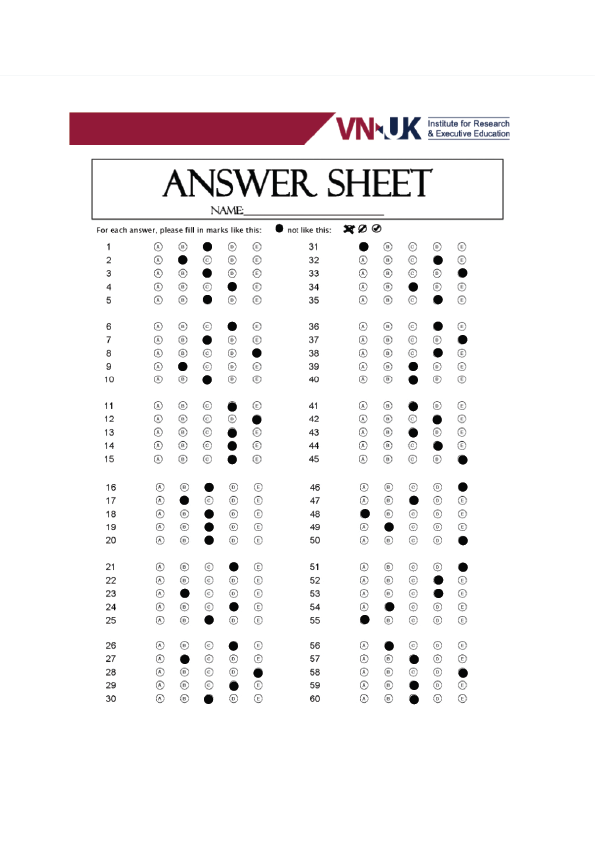
#> input picture DATA/20012311_Test10_3A.png, 596 x 842 px, found by its file name; its folder holds only this picture in this run
$ jupyter execute CODE.ipynb
#> lines starting #> are read from the running program, lines starting #| are printed output that depends on the picture; after the words box and inside, x2 and y2 are one past the last pixel; in counts of white or black regions, pixels touching at a corner belong together
[cell 1]
import cv2
import pandas as pd
import matplotlib.pyplot as plt
import glob
import imutils
import numpy as np
import os.path
os.chdir("D:\LEARN\Python\Problemset_2")

[cell 2]
chars = ['A', 'B', 'C', 'D', 'E']
answer_per_question = 5
questions_per_part = 5
total_parts = 12
ques_each_side = 30
total_question = 60


green = (0, 255, 0) # green color
red = (0, 0, 255) # red color
white = (255, 255, 255) # white color

width = 596
height = 842

[cell 3]
img_list = list()
student_data_list = list()


images = [os.path.basename(x) for x in glob.glob("-VNUK-Challenge_2_HAO_UY/DATA/*.png")]
for name in images:
  img = cv2.imread('-VNUK-Challenge_2_HAO_UY/DATA/'+ name)
#> img is the input picture: shape (842, 596, 3); mean B, G, R 244.8, 244.1, 246.2
  img = cv2.resize(img, (width, height))
  # img = img[70:,:]
  img_list.append(img)

  name = name.replace('.png', '').split('_')
  student = [name[0], name[1], name[2]]
  student_data_list.append(name)

[cell 4]
def show_images(titles, images, wait=True):
    for (title, image) in zip(titles, images):
        cv2.imshow(title, image)
    if wait:
        cv2.waitKey(0)
        cv2.destroyAllWindows()

[cell 5]
def threshold_img(img):
  gray = cv2.cvtColor(img, cv2.COLOR_BGR2GRAY)
  _, thresh = cv2.threshold(gray, 250, 255, cv2.THRESH_BINARY_INV)
  return thresh

[cell 6]
def crop_per_part(img,part):
  split = [0,161,241,321,401,478,558]
  if 0 < part < 7:
    img_crop = img[(split[part]):(split[part]+70),150:275]
    return img_crop
  elif 6 < part < 13:
    img_crop = img[(split[part-6]):(split[part-6]+70),350:475]
    return img_crop
  else:
    return img

[cell 7]
def split_image(image):
    rows = np.vsplit(image,questions_per_part)
    boxes = []
    for row in rows:
        cols = np.hsplit(row, answer_per_question)
        for box in cols:
            boxes.append(box)
    return boxes

[cell 8]
def check_answer(boxes):
  myPixelVal = np.zeros((questions_per_part, answer_per_question))
  countC = 0
  countR = 0
  for image in boxes:
    totalPixels = cv2.countNonZero(image)
    myPixelVal[countR][countC] = totalPixels
    countC += 1
    if (countC == answer_per_question):
      countR +=1
      countC = 0
  return myPixelVal

[cell 9]
def find_index(myPixelVal):
  index = list()

  for x in range (0,questions_per_part):
    arr = myPixelVal[x]
    index_value = np.where(arr == np.amax(arr))
    index.append(index_value[0][0])
  return index

[cell 10]
def grading(index,answer):
  grading = []
  for x in range (0,questions_per_part):
    if answer[x] == index[x]:
      grading.append(1)
    else:
      grading.append(0)
  return grading

[cell 11]
def score_show(grading):
  score = (sum(grading)/total_question)*10
  score = "%.2f" % score
  return score

[cell 12]
def get_answer(i):
  answer = cv2.imread('-VNUK-Challenge_2_HAO_UY/ANSWER/3A.png')
  answer_key = []
  x = 1
  while x < 13:
    image = crop_per_part(answer,x)
    thres = threshold_img(image)
    boxes = split_image (thres)
    pixel_value = check_answer(boxes)
    index = find_index(pixel_value)
    answer_key.append(index)
    x += 1
  return answer_key[i]

[cell 13]
def test_graded(img_index):
  int(img_index)
  graded = []
  # char =[]
  x = 1
  while x < 13:
    #Total_part
    answer_index = []
    image = crop_per_part(img_list[img_index],x)
    thres = threshold_img(image)
    boxes = split_image (thres)
    pixel_value = check_answer(boxes)
    index = find_index(pixel_value)
    # print(index)
    answer_index.append(index)
    # char.append(process_chars(answer_index[0]))
    answer_key = get_answer(x-1)
    # print(answer_key)
    # print(answer_index[0])
    grade = grading(answer_index[0],answer_key)
    # print(grade)
    graded.append(grade)
    x +=1
  # process_chars(answer_index)
  graded = np.concatenate(graded)
  # print(graded)
  score = score_show(graded)
  return score

[cell 14]
def process_chars(index):
  char = []
  for x in range (0,questions_per_part):
    for y in range (0,questions_per_part):
      if index[x] == y:
        index[x] = chars[y]
  return index

[cell 15]
# Ex2: Create CSV file:
df_info = pd.DataFrame(student_data_list, columns=['Student ID','Name','Test Code'])
df_info.to_csv('student_INFO.csv')

[cell 16]
#Ex3: Generating the first 5 answers of one student:
def first_five():
  char = []
  answer_index = []
  thres = threshold_img(crop_per_part(img_list[0],1))
#> in crop_per_part, `img_crop = img[(split[part]):(split[part]+70),150:275]`:
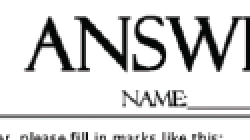
#> img_crop: shape (70, 125, 3) (shown 2 times larger); mean B, G, R 216.6, 216.5, 216.5
#> in threshold_img, `_, thresh = cv2.threshold(gray, 250, 255, cv2.THRESH_BINARY_INV)`:
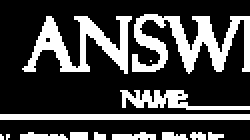
#> thresh: shape (70, 125) (shown 2 times larger); 27.7% white; 14 white regions (3 under 20 px), largest, box (x1, y1, x2, y2) and area: (66, 7, 125, 37) 822, (11, 8, 66, 37) 649, (0, 57, 125, 60) 375
  boxes = split_image (thres)
#> in split_image, `rows = np.vsplit(image,questions_per_part)`: rows = 5 items
#> the loop in split_image, `for row in rows:` made 5 passes
#> after the loop in split_image, `for row in rows:`: boxes = 25 items
  pixel_value = check_answer(boxes)
  index = find_index(pixel_value)
  answer_index.append(index)
  char.append(process_chars(answer_index[0]))
  # [5 lines of commented-out code are left out]
  print('The first 5 answers of the first student:')
  print(str(char))
first_five()
#> the loop in check_answer, `for image in boxes:` made 25 passes
#> totalPixels on passes 1 to 12: 16, 61, 65, 84, 81, 75, 167, 179, 177, 191, 37, 89
#> after the loop in check_answer, `for image in boxes:`: countC = 0; countR = 5; myPixelVal = [[16, 61, 65, 84, 81], [75, 167, 179, 177, 191], [37, 89, 94, 83, 73], [0, 0, 90, 144, 50], [132, 145, 141, 141, 108]]
#> in first_five, `pixel_value = check_answer(boxes)`: pixel_value has the same summary as myPixelVal in check_answer
#> the loop in find_index, `for x in range (0,questions_per_part):` made 5 passes
#> (arr, index_value) on passes 1 to 5: ([16, 61, 65, 84, 81], ([3],)), ([75, 167, 179, 177, 191], ([4],)), ([37, 89, 94, 83, 73], ([2],)), ([0, 0, 90, 144, 50], ([3],)), ([132, 145, 141, 141, 108], ([1],))
#> after the loop in find_index, `for x in range (0,questions_per_part):`: index = [3, 4, 2, 3, 1]
#> after the loop in process_chars, `for x in range (0,questions_per_part):`: index = ['D', 'E', 'C', 'D', 'B']
#| [['D', 'E', 'C', 'D', 'B']]

[cell 17]
# Ex4: Generating all answers of one student:
def all_answer():
  char =[]
  x = 1
  while x < 13:
    answer_index = []
    thres = threshold_img(crop_per_part(img_list[0],x))
    boxes = split_image (thres)
    pixel_value = check_answer(boxes)
    index = find_index(pixel_value)
    answer_index.append(index)
    char.append(process_chars(answer_index[0]))
    x +=1
  char = np.concatenate(char)
  print('All answers of the first student:')
  print(str(char))
all_answer()
#> the loop in all_answer, `while x < 13:` made 12 passes
#> index on passes 1 to 12: [3, 4, 2, 3, 1], [2, 1, 2, 3, 2], [3, 2, 4, 1, 2], [3, 4, 3, 3, 3], [2, 1, 2, 2, 2], [3, 1, 1, 3, 2], [1, 0, 1, 0, 0], [0, 3, 4, 2, 3], [3, 4, 3, 2, 2], [2, 3, 2, 3, 4], [4, 2, 0, 1, 4], [4, 3, 3, 1, 0]
#> after the loop in all_answer, `while x < 13:`:
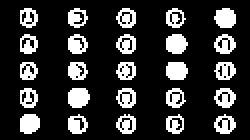
#> thres: shape (70, 125) (shown 2 times larger); 19.5% white; 25 white regions, largest, box (x1, y1, x2, y2) and area: (34, 44, 45, 54) 92, (107, 4, 118, 14) 88, (83, 17, 94, 27) 88
#> after the loop in all_answer, `while x < 13:`: char = 12 items, first 6: ['D', 'E', 'C', 'D', 'B'], ['C', 'B', 'C', 'D', 'C'], ['D', 'C', 'E', 'B', 'C'], ['D', 'E', 'D', 'D', 'D'], ['C', 'B', 'C', 'C', 'C'], ['D', 'B', 'B', 'D', 'C']; x = 13
#| ['D' 'E' 'C' 'D' 'B' 'C' 'B' 'C' 'D' 'C' 'D' 'C' 'E' 'B' 'C' 'D' 'E' 'D'
#|  'D' 'D' 'C' 'B' 'C' 'C' 'C' 'D' 'B' 'B' 'D' 'C' 'B' 'A' 'B' 'A' 'A' 'A'
#|  'D' 'E' 'C' 'D' 'D' 'E' 'D' 'C' 'C' 'C' 'D' 'C' 'D' 'E' 'E' 'C' 'A' 'B'
#|  'E' 'E' 'D' 'D' 'B' 'A']

[cell 18]
#Ex5: Generating grading.csv
def correct_questions():
  all_score = list()
  for i in range (0,len(img_list)):
    all_score.append(test_graded(i))
#> in test_graded, `boxes = split_image (thres)`: boxes = 25 items
#> in test_graded, `pixel_value = check_answer(boxes)`: pixel_value has the same summary as myPixelVal in check_answer
#> in test_graded, `index = find_index(pixel_value)`: index = [3, 4, 2, 3, 1]
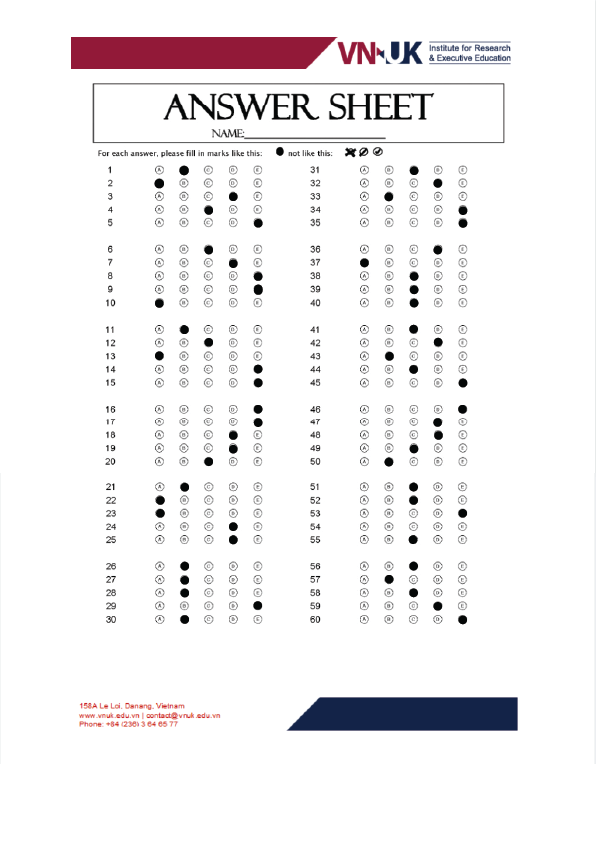
#> input picture ANSWER/3A.png, 596 x 842 px, found by its file name
#> in get_answer, answer is the input picture: shape (842, 596, 3); mean B, G, R 242.1, 241, 243
#> the loop in get_answer, `while x < 13:` made 12 passes
#> index on passes 1 to 12: [1, 0, 3, 2, 4], [2, 3, 4, 4, 0], [1, 2, 0, 4, 4], [4, 4, 3, 3, 2], [1, 0, 0, 3, 3], [1, 1, 1, 4, 1], [2, 3, 1, 4, 4], [3, 0, 2, 2, 2], [2, 3, 1, 2, 4], [4, 3, 3, 2, 1], [2, 2, 4, 1, 2], [2, 1, 2, 3, 4]
#> pass 1, in threshold_img (call 15), `_, thresh = cv2.threshold(gray, 250, 255, cv2.THRESH_BINARY_INV)`:
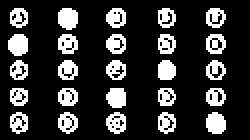
#> thresh: shape (70, 125) (shown 2 times larger); 20% white; 25 white regions, largest, box (x1, y1, x2, y2) and area: (29, 4, 39, 15) 91, (4, 17, 14, 28) 91, (103, 56, 113, 67) 89
#> after the loop in get_answer, `while x < 13:`:
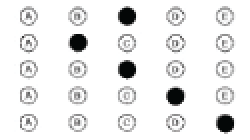
#> image: shape (70, 125, 3) (shown 2 times larger); mean B, G, R 236.7, 236.7, 236.6
#> after the loop in get_answer, `while x < 13:`:
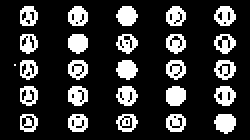
#> thres: shape (70, 125) (shown 2 times larger); 19.7% white; 26 white regions (1 under 20 px), largest, box (x1, y1, x2, y2) and area: (107, 57, 118, 67) 84, (83, 43, 93, 53) 83, (58, 3, 69, 13) 82
#> after the loop in get_answer, `while x < 13:`: answer_key = [[1, 0, 3, 2, 4], [2, 3, 4, 4, 0], [1, 2, 0, 4, 4], [4, 4, 3, 3, 2], [1, 0, 0, 3, 3], [1, 1, 1, 4, 1], [2, 3, 1, 4, 4], [3, 0, 2, 2, 2], [2, 3, 1, 2, 4], [4, 3, 3, 2, 1], [2, 2, 4, 1, 2], [2, 1, 2, 3, 4]]; x = 13
#> in test_graded, `answer_key = get_answer(x-1)`: answer_key = [1, 0, 3, 2, 4]
#> after the loop in grading, `for x in range (0,questions_per_part):`: grading = [0, 0, 0, 0, 0]
#> the loop in get_answer (call 13), `while x < 13:` made 12 passes
#> pass 3, in crop_per_part (call 173), `img_crop = img[(split[part]):(split[part]+70),150:275]`:
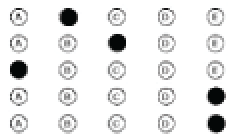
#> img_crop: shape (70, 125, 3) (shown 2 times larger); mean B, G, R 236.6, 236.5, 236.4
  return all_score

def grading_csv():
  correct = correct_questions()
  df_Score = pd.DataFrame({'Score':correct})
  df_ID = pd.DataFrame({'Student ID':df_info['Student ID']})
  frame = [df_ID,df_Score]
  grading = pd.concat(frame,axis=1)
  grading.to_csv('grading.csv')
grading_csv()

[cell 19]
#Ex7: Generating the final result (pass/fail) of the class
conv_correct_questions = [float(x) for x in correct_questions()]

def final_result():
  all_result = list()
  for i in range (0,len(img_list)):
    if conv_correct_questions[i]>6:
      all_result.append('Pass')
    else:
      all_result.append('Fail')
  return all_result

def result_csv():
  correct = correct_questions()
  result = final_result()
#> the loop in final_result, `for i in range (0,len(img_list)):` made 1 pass
  df_Result = pd.DataFrame(result, columns=['Result'])
  df_Score = pd.DataFrame({'Score':correct})
  frame = [df_info, df_Score, df_Result]
  df_final = pd.concat(frame,axis=1)
  df_final.to_csv('Final Result.csv')
result_csv()

[cell 20]
# Ex6:
def all_answer(img_index):
  x = 1
  answer_index = []
  int(img_index)
  while x < 13:
    image = crop_per_part(img_list[img_index],x)
    thres = threshold_img(image)
    boxes = split_image (thres)
    pixel_value = check_answer(boxes)
    index = find_index(pixel_value)
    answer_index.append(index)
    x +=1
  answer_index = np.concatenate(answer_index)
  return answer_index
# print(all_answer(2)[1])

def get_answer_all():
  answer = cv2.imread('-VNUK-Challenge_2_HAO_UY/ANSWER/3A.png')
  answer_key = []
  x = 1
  while x < 13:
    image = crop_per_part(answer,x)
    thres = threshold_img(image)
    boxes = split_image (thres)
    pixel_value = check_answer(boxes)
    index = find_index(pixel_value)
    answer_key.append(index)
    x += 1
  answer_key = np.concatenate(answer_key)
  return answer_key

answer_key = get_answer_all()
#> the loop in get_answer_all, `while x < 13:` made 12 passes
#> after the loop in get_answer_all, `while x < 13:`: answer_key = [[1, 0, 3, 2, 4], [2, 3, 4, 4, 0], [1, 2, 0, 4, 4], [4, 4, 3, 3, 2], [1, 0, 0, 3, 3], [1, 1, 1, 4, 1], [2, 3, 1, 4, 4], [3, 0, 2, 2, 2], [2, 3, 1, 2, 4], [4, 3, 3, 2, 1], [2, 2, 4, 1, 2], [2, 1, 2, 3, 4]]; x = 13
#> in get_answer_all, `answer_key = np.concatenate(answer_key)`: answer_key = 60 values, max 4 at index 4, min 0 at index 1, mean 2.27

def check_wrong(img_index):
  diff = list()
  for i in range (0,total_question):
    answer_index = all_answer(img_index)
    if answer_key[i] != answer_index[i]:
      diff.append(i)
  return diff

def print_diff():
  total_wrong = list()
  for i in range(0,len(img_list)):
    total_wrong.append(check_wrong(i))
  total_wrong = np.concatenate(total_wrong)
  (counts,unique) = np.unique(total_wrong, return_counts=True)
  diff = np.vstack((counts,unique)).T
  df_diff = pd.DataFrame(diff,columns=['Question','Student Wrong'])
  df_diff = pd.DataFrame.sort_values(df_diff,by='Student Wrong',ascending = False)
  print(df_diff.head(3))
print_diff()
#> the loop in print_diff, `for i in range(0,len(img_list)):` made 1 pass
#> pass 1, in threshold_img (call 496), `_, thresh = cv2.threshold(gray, 250, 255, cv2.THRESH_BINARY_INV)`:
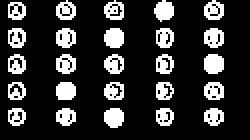
#> thresh: shape (70, 125) (shown 2 times larger); 19.4% white; 25 white regions, largest, box (x1, y1, x2, y2) and area: (102, 27, 112, 37) 86, (52, 14, 62, 24) 84, (52, 54, 62, 64) 82
#> pass 1, in crop_per_part (call 497), `img_crop = img[(split[part]):(split[part]+70),150:275]`:
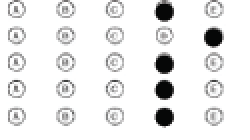
#> img_crop: shape (70, 125, 3) (shown 2 times larger); mean B, G, R 235.8, 235.7, 235.7
#|    Question  Student Wrong
#| 0         0              1
#| 1         1              1
#| 2         2              1
